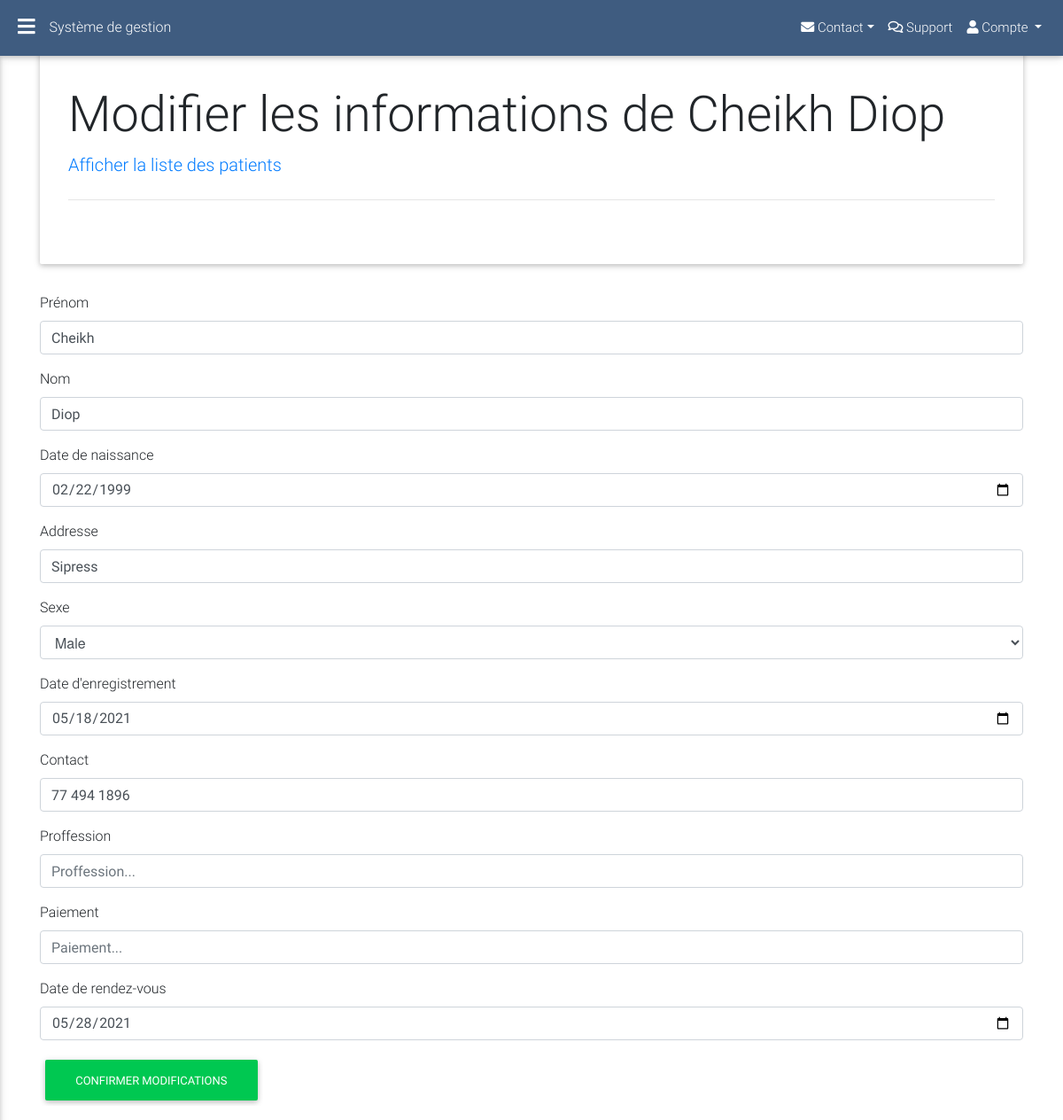
/src/patients/editPatient.php?id=19 (signed in), run on the app's committed database.
### tables this page shows
CREATE TABLE IF NOT EXISTS `patients` (
  `user_id` int(11) NOT NULL AUTO_INCREMENT,
  `firstname` varchar(256) DEFAULT NULL,
  `lastname` varchar(256) DEFAULT NULL,
  `dob` date DEFAULT NULL,
  `address` text DEFAULT NULL,
  `married` varchar(256) DEFAULT NULL,
  `dor` date DEFAULT NULL,
  `contact` varchar(256) DEFAULT NULL,
  `referred` varchar(256) DEFAULT NULL,
  `reason` varchar(256) DEFAULT NULL,
  `rdv` date DEFAULT NULL,
  PRIMARY KEY (`user_id`)
);

### includes/dao.php (called while the page is built, shortened)
<?php
include "header.php";
include "sidenav.php";
include "jumbo.php";
$jumbo = new jumbo;

### includes/patients/PatientsController.php (called while the page is built, shortened)
<?php
class PatientsController
{
    public function viewDiag($id)
    {
        $db = new DBconnection();
        $dbConn = $db->getConnection();
        return $dbConn->query("SELECT patients.*, diagnosis.*
                                FROM patients
                                LEFT JOIN diagnosis
                                ON patients.user_id = diagnosis.user_id
                                WHERE patients.user_id = '$id'
                                ORDER BY created DESC");
    }
}

### src/patients/editPatient.php (the view, shortened to what this page needs)
<?php include "../../includes/dao.php" ?>
<?php include "../../includes/patients/PatientsController.php";
$patients = new PatientsController();
$GetPatient = $patients->viewDiag($_GET['id']);
$patient = $GetPatient->fetch(PDO::FETCH_ASSOC);
?>
<div class="container">
    <?= $jumbo->getJumbo("Modifier les informations de " . $patient['firstname'] . " " . $patient['lastname'] , "<a href='viewPatients.php'>Afficher la liste des patients</a>") ?>
    <form method='POST' class='editP' action='#' onsubmit="editPatient()">
        <div class='form-group'>
            <label for='in_Firstname'>Prénom</label>
            <input name='in_Firstname' value="<?= $patient['firstname'] ?>" id='in_Firstname' class='form-control' type='text' placeholder='Prénom...' required>
        </div>
        <div class='form-group'>
            <label for='in_Lastname'>Nom</label>
            <input name='in_Lastname' value="<?= $patient['lastname'] ?>" id='in_Lastname' class='form-control' type='text' placeholder='Nom...' required>
        </div>
        <div class='form-group'>
            <label for='in_Dob'>Date de naissance</label>
            <input name='in_Dob' id='in_Dob' value="<?= $patient['dob'] ?>" class='form-control' type='date' placeholder='Date de naissance...' required>
        </div>
        <div class='form-group'>
            <label for='in_Address'>Addresse</label>
            <input value='<?= $patient['address'] ?>' name='in_Address' id='in_Address' class=' form-control' rows='5' placeholder='Addresse...'>
        </div>
        <label for='in_Married'>Sexe</label>
        <div class='form-group'>
            <select name="in_Married" id="" class="form-control browser-default">
                <option value="Male">Male</option>
            </select>
        </div>
        <div class='form-group'>
            <label for='in_Dor'>Date d'enregistrement</label>
            <input name='in_Dor' id='in_Dor' value="<?= $patient['dor'] ?>" class='form-control' type='date' placeholder="Date d'enregiretrement..." required>
        </div>
        <div class='form-group'>
            <label for='in_Contact'>Contact</label>
            <input name='in_Contact' id='in_Contact' value="<?= $patient['contact'] ?>" class='form-control' type='text' placeholder='Contact...' required>
        </div>
        <div class='form-group'>
            <label for='in_Referred'>Proffession</label>
            <input name='in_Referred' id='in_Referred' class='form-control' type='text' placeholder='Proffession...' required>
        </div>
        <div class='form-group'>
            <label for='in_Reason'>Paiement</label>
            <input name='in_Reason' id='in_Reason' class='form-control' type='text' placeholder='Paiement...' required>
        </div>
        <div class='form-group'>
            <label for='in_Rdv'>Date de rendez-vous</label>
            <input name='in_Rdv' id='in_Rdv' value="<?= $patient['rdv'] ?>" class='form-control' type='date' placeholder='Date de rendez-vous...' required>
        </div>
        <div class='form-group'>
            <input type="submit" value="Confirmer modifications" class="btn btn-success">
        </div>
</div>
<?php include "../../includes/footer.php"; ?>

### data on the page
patients: in_Firstname "Cheikh", in_Lastname "Diop", in_Dob "02/22/1999", in_Address "Sipress", in_Dor "05/18/2021", in_Contact "77 494 1896", in_Rdv "05/28/2021"

### other printed values
$title "Modifier les informations de Cheikh Diop"
$detail "Afficher la liste des patients"
